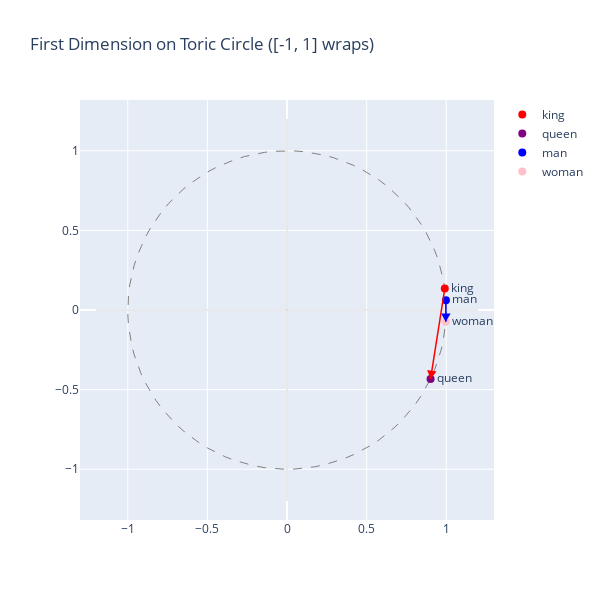

Write notebook code for a chart like this one.
### Code cell
# Plot first dimension of king, queen, man, woman on a circle (toric space [-1, 1])
# Get first dimension values (convert to CPU and numpy)

dim = 486
words = ['king', 'queen', 'man', 'woman']
values = {}
for word in words:
    # Use T (toric) or r (real) - change as needed
    vec = T.word2ivec[word] if word in T.word2ivec else r.word2ivec[word]
    values[word] = vec[dim].item()  # first dimension

# Map values from [-1, 1] to angles [0, 2π]
# In toric space, -1 = 1, so we map: angle = π * (value + 1)
angles = {word: np.pi * val for word, val in values.items()}

# Convert to x, y coordinates on unit circle
x_coords = {word: np.cos(angle) for word, angle in angles.items()}
y_coords = {word: np.sin(angle) for word, angle in angles.items()}

# Create plotly figure
fig = go.Figure()

# Draw the circle outline
theta_circle = np.linspace(0, 2*np.pi, 100)
x_circle = np.cos(theta_circle)
y_circle = np.sin(theta_circle)
fig.add_trace(go.Scatter(
    x=x_circle, y=y_circle,
    mode='lines',
    line=dict(color='gray', width=1, dash='dash'),
    name='Unit Circle',
    showlegend=False
))

# Plot each word
colors = {'king': 'red', 'queen': 'purple', 'man': 'blue', 'woman': 'pink'}
for word in words:
    fig.add_trace(go.Scatter(
        x=[x_coords[word]], y=[y_coords[word]],
        mode='markers+text',
        marker=dict(size=8, color=colors[word]),
        text=[word],
        textposition='middle right',
        name=word,
        hovertemplate=f'{word}<br>Value: {values[word]:.4f}<br>Angle: {angles[word]:.4f}<extra></extra>'
    ))

# Add axis lines through origin
fig.add_trace(go.Scatter(
    x=[-1.2, 1.2], y=[0, 0],
    mode='lines',
    line=dict(color='lightgray', width=1),
    showlegend=False
))
fig.add_trace(go.Scatter(
    x=[0, 0], y=[-1.2, 1.2],
    mode='lines',
    line=dict(color='lightgray', width=1),
    showlegend=False
))

# Draw arrows: man->woman and king->queen
def add_arrow(fig, x0, y0, x1, y1, color):
    # Draw line
    fig.add_trace(go.Scatter(
        x=[x0, x1], y=[y0, y1],
        mode='lines',
        line=dict(color=color, width=1.5),
        showlegend=False,
        hoverinfo='skip'
    ))
    # Arrowhead
    angle = np.arctan2(y1 - y0, x1 - x0)
    arrow_size = 0.06
    arrow_x = [x1, x1 - arrow_size * np.cos(angle - np.pi/6), 
               x1 - arrow_size * np.cos(angle + np.pi/6), x1]
    arrow_y = [y1, y1 - arrow_size * np.sin(angle - np.pi/6),
               y1 - arrow_size * np.sin(angle + np.pi/6), y1]
    fig.add_trace(go.Scatter(
        x=arrow_x, y=arrow_y,
        mode='lines',
        fill='toself',
        fillcolor=color,
        line=dict(color=color, width=0),
        showlegend=False,
        hoverinfo='skip'
    ))

# man -> woman (blue)
add_arrow(fig, x_coords['man'], y_coords['man'], x_coords['woman'], y_coords['woman'], 'blue')
# king -> queen (red)
add_arrow(fig, x_coords['king'], y_coords['king'], x_coords['queen'], y_coords['queen'], 'red')

# Update layout
fig.update_layout(
    title='First Dimension on Toric Circle ([-1, 1] wraps)',
    xaxis=dict(range=[-1.3, 1.3], scaleanchor='y', scaleratio=1),
    yaxis=dict(range=[-1.3, 1.3]),
    width=600,
    height=600,
    showlegend=True
)

fig.show()

# Print values for reference
print("Heaviest dimension values:")
for word in words:
    print(f"  {word:6}: {values[word]:8.4f} → angle: {angles[word]:6.4f} rad ({np.degrees(angles[word]):6.1f}°)")

### Figure 1 — Plotly figure (JSON) as saved in the notebook; plotly's stock layout.template omitted (floating-point values rounded to 4 significant figures)
{"data": [{"line": {"color": "gray", "dash": "dash", "width": 1}, "mode": "lines", "name": "Unit Circle", "showlegend": false, "type": "scatter", "x": [1.0, 0.998, 0.992, 0.9819, 0.9679, 0.9501, 0.9284, 0.9029, 0.8738, 0.8413, 0.8053, 0.766, 0.7237, 0.6785, 0.6306, 0.5801, 0.5272, 0.4723, 0.4154, 0.3569, 0.2969, 0.2358, 0.1736, 0.1108, 0.04758, -0.01587, -0.07925, -0.1423, -0.2048, -0.2665, -0.3271, -0.3863, -0.4441, -0.5, -0.5539, -0.6056, -0.6549, -0.7015, -0.7453, -0.7861, -0.8237, -0.858, -0.8888, -0.9161, -0.9397, -0.9595, -0.9754, -0.9874, -0.9955, -0.9995, -0.9995, -0.9955, -0.9874, -0.9754, -0.9595, -0.9397, -0.9161, -0.8888, -0.858, -0.8237, -0.7861, -0.7453, -0.7015, -0.6549, -0.6056, -0.5539, -0.5, -0.4441, -0.3863, -0.3271, -0.2665, -0.2048, -0.1423, -0.07925, -0.01587, 0.04758, 0.1108, 0.1736, 0.2358, 0.2969, 0.3569, 0.4154, 0.4723, 0.5272, 0.5801, 0.6306, 0.6785, 0.7237, 0.766, 0.8053, 0.8413, 0.8738, 0.9029, 0.9284, 0.9501, 0.9679, 0.9819, 0.992, 0.998, 1.0], "y": [0.0, 0.06342, 0.1266, 0.1893, 0.2511, 0.312, 0.3717, 0.4298, 0.4862, 0.5406, 0.5929, 0.6428, 0.6901, 0.7346, 0.7761, 0.8146, 0.8497, 0.8815, 0.9096, 0.9341, 0.9549, 0.9718, 0.9848, 0.9938, 0.9989, 0.9999, 0.9969, 0.9898, 0.9788, 0.9638, 0.945, 0.9224, 0.896, 0.866, 0.8326, 0.7958, 0.7557, 0.7127, 0.6668, 0.6182, 0.5671, 0.5137, 0.4582, 0.4009, 0.342, 0.2817, 0.2203, 0.158, 0.09506, 0.03173, -0.03173, -0.09506, -0.158, -0.2203, -0.2817, -0.342, -0.4009, -0.4582, -0.5137, -0.5671, -0.6182, -0.6668, -0.7127, -0.7557, -0.7958, -0.8326, -0.866, -0.896, -0.9224, -0.945, -0.9638, -0.9788, -0.9898, -0.9969, -0.9999, -0.9989, -0.9938, -0.9848, -0.9718, -0.9549, -0.9341, -0.9096, -0.8815, -0.8497, -0.8146, -0.7761, -0.7346, -0.6901, -0.6428, -0.5929, -0.5406, -0.4862, -0.4298, -0.3717, -0.312, -0.2511, -0.1893, -0.1266, -0.06342, -2.449e-16]}, {"hovertemplate": "king<br>Value: 0.0429<br>Angle: 0.1347<extra></extra>", "marker": {"color": "red", "size": 8}, "mode": "markers+text", "name": "king", "text": ["king"], "textposition": "middle right", "type": "scatter", "x": [0.9909], "y": [0.1343]}, {"hovertemplate": "queen<br>Value: -0.1424<br>Angle: -0.4474<extra></extra>", "marker": {"color": "purple", "size": 8}, "mode": "markers+text", "name": "queen", "text": ["queen"], "textposition": "middle right", "type": "scatter", "x": [0.9016], "y": [-0.4326]}, {"hovertemplate": "man<br>Value: 0.0197<br>Angle: 0.0618<extra></extra>", "marker": {"color": "blue", "size": 8}, "mode": "markers+text", "name": "man", "text": ["man"], "textposition": "middle right", "type": "scatter", "x": [0.9981], "y": [0.06178]}, {"hovertemplate": "woman<br>Value: -0.0236<br>Angle: -0.0743<extra></extra>", "marker": {"color": "pink", "size": 8}, "mode": "markers+text", "name": "woman", "text": ["woman"], "textposition": "middle right", "type": "scatter", "x": [0.9972], "y": [-0.07422]}, {"line": {"color": "lightgray", "width": 1}, "mode": "lines", "showlegend": false, "type": "scatter", "x": [-1.2, 1.2], "y": [0, 0]}, {"line": {"color": "lightgray", "width": 1}, "mode": "lines", "showlegend": false, "type": "scatter", "x": [0, 0], "y": [-1.2, 1.2]}, {"hoverinfo": "skip", "line": {"color": "blue", "width": 1.5}, "mode": "lines", "showlegend": false, "type": "scatter", "x": [0.9981, 0.9972], "y": [0.06178, -0.07422]}, {"fill": "toself", "fillcolor": "blue", "hoverinfo": "skip", "line": {"color": "blue", "width": 0}, "mode": "lines", "showlegend": false, "type": "scatter", "x": [0.9972, 1.028, 0.9676, 0.9972], "y": [-0.07422, -0.02245, -0.02208, -0.07422]}, {"hoverinfo": "skip", "line": {"color": "red", "width": 1.5}, "mode": "lines", "showlegend": false, "type": "scatter", "x": [0.9909, 0.9016], "y": [0.1343, -0.4326]}, {"fill": "toself", "fillcolor": "red", "hoverinfo": "skip", "line": {"color": "red", "width": 0}, "mode": "lines", "showlegend": false, "type": "scatter", "x": [0.9016, 0.9393, 0.88, 0.9016], "y": [-0.4326, -0.386, -0.3766, -0.4326]}], "layout": {"height": 600, "showlegend": true, "title": {"text": "First Dimension on Toric Circle ([-1, 1] wraps)"}, "width": 600, "xaxis": {"range": [-1.3, 1.3], "scaleanchor": "y", "scaleratio": 1}, "yaxis": {"range": [-1.3, 1.3]}}}
